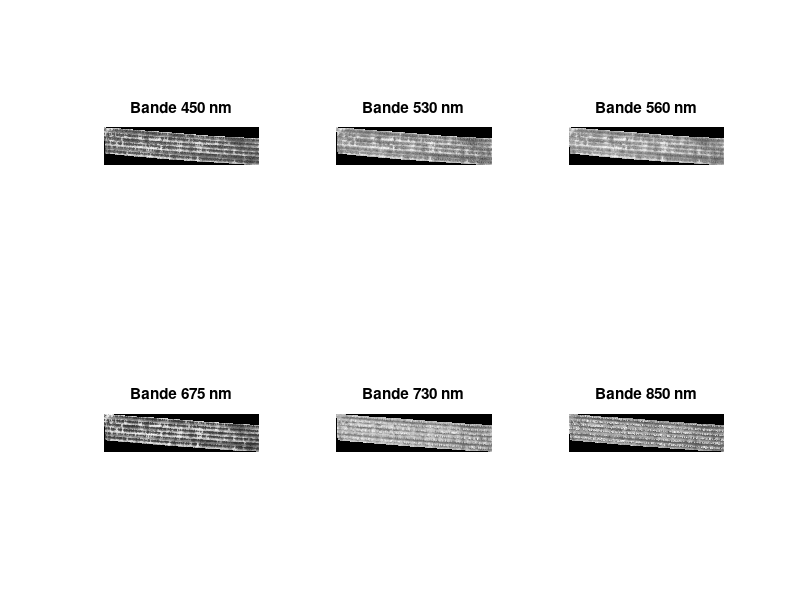
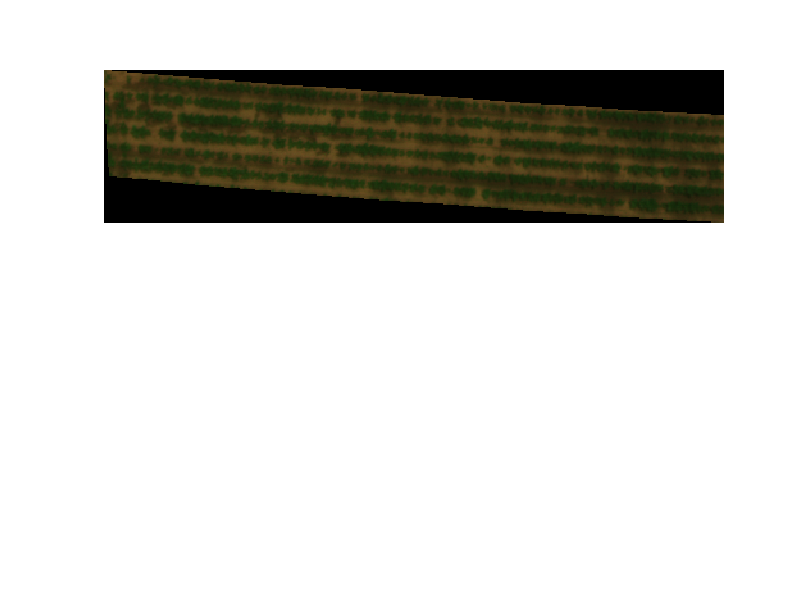

MATLAB code for these plots, in order: (Note: this script raises an error after producing the figures.)
clear all
close all
% Charger l'image
donnees1 = load('425aa_2405.mat');
donnees2 = load('425aa_0706.mat');
donnees3 = load('761aa_2306.mat');
image1 = donnees1.I;
image2 = donnees2.I;
image3 = rot90(donnees3.I);

% Obtenir la taille de l'image
taille_image = size(image1);
taille_image2 = size(image2);
taille_image3 = size(image3);

% Afficher la taille de l'image dans l'environnement de travail
disp(['La taille de l''image 1 est : ', num2str(taille_image(1)), ' x ', num2str(taille_image(2)), ' pixels ']);
disp(['La taille de l''image 2 est : ', num2str(taille_image2(1)), ' x ', num2str(taille_image2(2)), ' pixels ']);
disp(['La taille de l''image 3 est : ', num2str(taille_image3(1)), ' x ', num2str(taille_image3(2)), ' pixels ']);
figure;

% Afficher chaque bande spectrale dans un subplot
subplot(2,3,1);
imshow(image1(:,:,1), []);
title('Bande 450 nm');
subplot(2,3,2);
imshow(image1(:,:,2), []);
title('Bande 530 nm');
subplot(2,3,3);
imshow(image1(:,:,3), []);
title('Bande 560 nm');
subplot(2,3,4);
imshow(image1(:,:,4), []);
title('Bande 675 nm');
subplot(2,3,5);
imshow(image1(:,:,5), []);
title('Bande 730 nm');
subplot(2,3,6);
imshow(image1(:,:,6), []);
title('Bande 850 nm');

% Créer les compositions colorées en vraies couleurs pour chaque date
vraies_couleurs1 = image1(:,:,4); % Rouge: 675nm
vraies_couleurs1(:,:,2) = image1(:,:,3); % Vert: 560nm
vraies_couleurs1(:,:,3) = image1(:,:,1); % Bleu: 450nm
vraies_couleurs2 = image2(:,:,4);
vraies_couleurs2(:,:,2) = image2(:,:,3);
vraies_couleurs2(:,:,3) = image2(:,:,1);
vraies_couleurs3 = image3(:,:,4);
vraies_couleurs3(:,:,2) = image3(:,:,3);
vraies_couleurs3(:,:,3) = image3(:,:,1);


% Créer les compositions colorées en fausses couleurs pour chaque date
fausses_couleurs1 = image1(:,:,6);          % Infrarouge: 850nm
fausses_couleurs1(:,:,2) = image1(:,:,3);   % Vert: 560nm
fausses_couleurs1(:,:,3) = image1(:,:,5);   % Bleu: 730nm
fausses_couleurs2 = image2(:,:,6);
fausses_couleurs2(:,:,2) = image2(:,:,3);
fausses_couleurs2(:,:,3) = image2(:,:,5);
fausses_couleurs3 = image3(:,:,6);
fausses_couleurs3(:,:,2) = image3(:,:,3);
fausses_couleurs3(:,:,3) = image3(:,:,5);
figure;
subplot(2,1,1);
imshow(vraies_couleurs1);
impixelinfo;
title('Composition colorée en vraies couleurs');
subplot(2,1,2);
imshow(fausses_couleurs1);
impixelinfo;
title('Composition colorée en fausses couleurs');
% pixel de sol coordonnées (179, 65)
% pixel de végétation coordonnées (208, 50)
figure;
% Afficher les histogrammes des 6 bandes
for i = 1:size(image1, 3)
    subplot(2, 3, i);
    histogram(image1(:, :, i));
    title(['Histogramme - Bande ', num2str(i)]);
    xlabel('Intensité');
    ylabel('Fréquence');
end
% Coordonnées d'un pixel de sol
x_betterave = 230;
y_betterave = 36;

% Coordonnées d'un pixel de betterave
x_sol = 243;
y_sol = 46;

% Longueurs d'onde correspondant à chaque bande spectrale
longueurs_donde = [450, 530, 560, 675, 730, 850]; % en nm
% Extraire les profils spectraux des pixels de sol et de betterave
profil_sol = squeeze(image1(y_sol, x_sol, :)); 
profil_betterave = squeeze(image1(y_betterave, x_betterave, :));
% Tracer les profils spectraux avec les longueurs d'onde en abscisses
figure;
plot(longueurs_donde, profil_sol, 'b', 'LineWidth', 2);
hold on;
plot(longueurs_donde, profil_betterave, 'r', 'LineWidth', 2);
hold off;
title('Profils spectraux des pixels de sol et de betterave');
xlabel('Longueur d''onde (nm)');
ylabel('Réflectance');
legend('Sol', 'Betterave');


R = double(image1(:,:,4)); % Bande 675 nm
PIR = double(image1(:,:,6)); % Bande 850 nm
% Calculer l'indice de végétation NDVI
NDVI = (PIR - R) ./ (PIR + R);
% Afficher l'indice de végétation NDVI
figure;
imshow(NDVI);
colormap('jet');
colorbar;
title('Indice de végétation NDVI');
% Afficher les images dans la même figure
figure;
subplot(3,2,1);
imshow(vraies_couleurs1);
title('Vraies couleurs - Date 1');
subplot(3,2,2);
imshow(fausses_couleurs1);
title('Fausses couleurs - Date 1');
subplot(3,2,3);
imshow(vraies_couleurs2);
title('Vraies couleurs - Date 2');
subplot(3,2,4);
imshow(fausses_couleurs2);
title('Fausses couleurs - Date 2');
subplot(3,2,5);
imshow(vraies_couleurs3);
title('Vraies couleurs - Date 3');
subplot(3,2,6);
imshow(fausses_couleurs3);
title('Fausses couleurs - Date 3');
% Calculer l'indice de végétation NDVI pour chaque image
NDVI1 = (double(image1(:,:,6)) - double(image1(:,:,4))) ./ (double(image1(:,:,6)) + double(image1(:,:,4)));
NDVI2 = (double(image2(:,:,6)) - double(image2(:,:,4))) ./ (double(image2(:,:,6)) + double(image2(:,:,4)));
NDVI3 = (double(image3(:,:,6)) - double(image3(:,:,4))) ./ (double(image3(:,:,6)) + double(image3(:,:,4)));
% Créer une nouvelle figure
figure;
% Afficher les trois NDVI sur une même subplot
subplot(3,1,1);
imshow(NDVI1);
impixelinfo;
colormap('jet'); % Utiliser la même table de couleur 'jet' pour tous les NDVI
colorbar; % Ajouter une échelle de couleur
title('Indice de végétation - Date 1');
subplot(3,1,2);
imshow(NDVI2);
impixelinfo;
colormap('jet');
colorbar;
title('Indice de végétation - Date 2');
subplot(3,1,3);
imshow(NDVI3);
impixelinfo;
colormap('jet');
colorbar;
title('Indice de végétation - Date 3');
%seuil pour chaque date 
seuil1=0.4; %date 1
seuil2=0.4; %date 2
seuil3=0.4; %date 3
culture1= NDVI1> seuil1;
culture2= NDVI2> seuil2;
culture3= NDVI3>seuil3;
%Calcl du nombre de pixel pour une culture
nb_de_pixel1=sum(culture1(:));
nb_de_pixel2=sum(culture2(:));
nb_de_pixel3=sum(culture3(:));
%Calcl du nombre de pixel pour toute l'image
nb_de_pixel_total1=numel(NDVI1);
nb_de_pixel_total2=numel(NDVI2);
nb_de_pixel_total3=numel(NDVI3);
%calcul de la proportion de culture
proportion_culture1=nb_de_pixel1/nb_de_pixel_total1;
proportion_culture2=nb_de_pixel2/nb_de_pixel_total2;
proportion_culture3=nb_de_pixel3/nb_de_pixel_total3;
proportions=[proportion_culture1, proportion_culture2, proportion_culture3];
dates = {'Date 1', 'Date 2', 'Date 3'};
figure;
bar(proportions);
set(gca, 'XTickLabel', dates);
xlabel('Date');
ylabel('Proportion de culture');
title('Proportion de culture au cours du temps');
seuil1=0.4;
pixel_veg1=0;
pixel_sol1=0;
carte1 = zeros(119,484);
seuil2=0.4;
pixel_veg2=0;
pixel_sol2=0;
carte2 = zeros(200,529);
seuil3=0.4;
pixel_veg3=0;
pixel_sol3=0;
carte3 = zeros(87,219);
for i=1:119
    for j=1:484
        if (NDVI1(i,j) >= seuil1)
            pixel_veg1=pixel_veg1+1;
            carte1(i,j) = 255;
        elseif NDVI(i, j) > -1 && NDVI(i, j) < seuil1
            pixel_sol1 = pixel_sol1 + 1;
            carte1(i, j) = 100;
        else
            carte1(i,j)=0;
        end
        carte1=uint8(carte1);
    end
end
for i=1:200
    for j=1:529
        if (NDVI2(i,j) >= seuil2)
            pixel_veg2=pixel_veg2+1;
            carte2(i,j) = 255;
        elseif NDVI2(i, j) > -1 && NDVI2(i, j) < seuil2
            pixel_sol2 = pixel_sol2 + 1;
            carte2(i, j) = 100;
        else
            carte2(i,j)=0;
        end
        carte2=uint8(carte2);
    end
end
for i=1:87
    for j=1:219
        if (NDVI3(i,j) >= seuil3)
            pixel_veg3=pixel_veg3+1;
            carte3(i,j) = 255;
        elseif NDVI3(i, j) > -1 && NDVI3(i, j) < seuil3
            pixel_sol3 = pixel_sol3 + 1;
            carte3(i, j) = 100;
        else
            carte3(i,j)=0;
        end
        carte3=uint8(carte3);
    end
end
figure;
subplot(3, 1, 1);
imshow(carte1);
title('Carte NDVI - Image 1');
subplot(3, 1, 2);
imshow(carte2);
title('Carte NDVI - Image 2');
subplot(3, 1, 3);
imshow(carte3);
title('Carte NDVI - Image 3');
